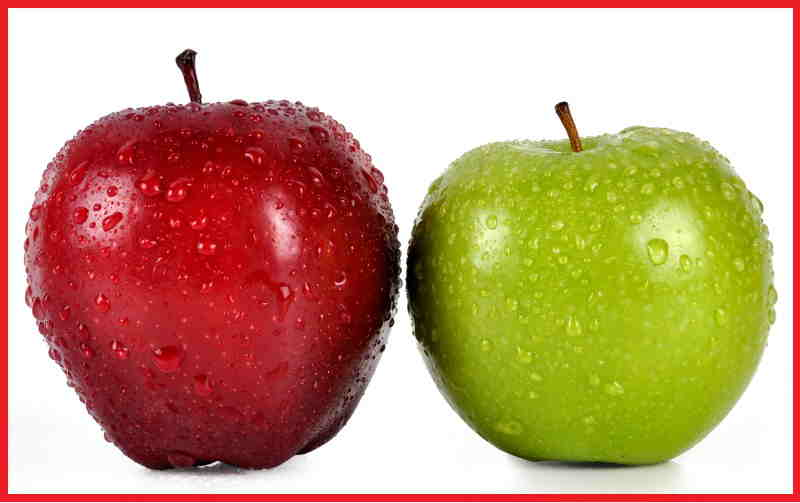
//> input picture COLOR_DETECTION/sample1.jpg, 800 x 503 px, given in place of sample4.mp4, which was not available
$ ./main   (built with g++ and OpenCV 4)
//> lines starting //> are read from the running program, lines starting //| are printed output that depends on the picture; after the words box and inside, x2 and y2 are one past the last pixel; in counts of white or black regions, pixels touching at a corner belong together; pictures that were not available may be replaced by others from this repository, and a replacement may not be noted
//This is the same color extraction tutorial but with a video
//We will be detecting and extracting red color from some smaple ironman videos

#include <opencv2/opencv.hpp>
using namespace cv;
Mat filter_red( Mat src)
{

    Mat redOnly,mask1,mask2;
    cvtColor(src,redOnly,CV_BGR2HSV);
    //getting hsv range for red color
    inRange(redOnly, Scalar(0, 120, 70), Scalar(10, 255, 255), mask1);
    inRange(redOnly, Scalar(170, 120, 70), Scalar(180, 255, 255), mask2);
    redOnly=mask1+mask2;
    return redOnly;
}
int main(int argc, char *argv[])
{
    //Capturing video object from file
    //inorder to use webcam simply put 0 as a parameter
    VideoCapture cap("sample4.mp4");
    //setting a standard size for our window
    Size size(650,450);
    while(true)
    {

     Mat frame;
     Mat gray;
     cap>>frame;
//> frame is the input picture: 503 rows x 800 cols, CV_8UC3; mean B, G, R 124.6, 158, 196.3
     resize(frame,frame,size);
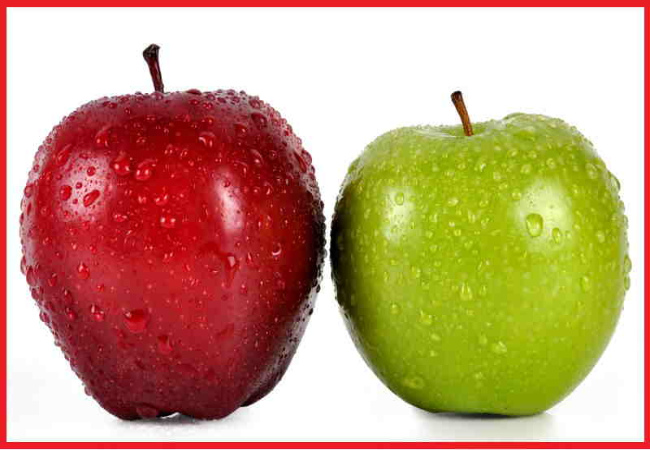
//> frame: 450 rows x 650 cols, CV_8UC3; mean B, G, R 124.6, 158, 196.2
     //for video adjusting video contrast and brightness
     // removing excess brightness
     frame=frame*0.5+30;
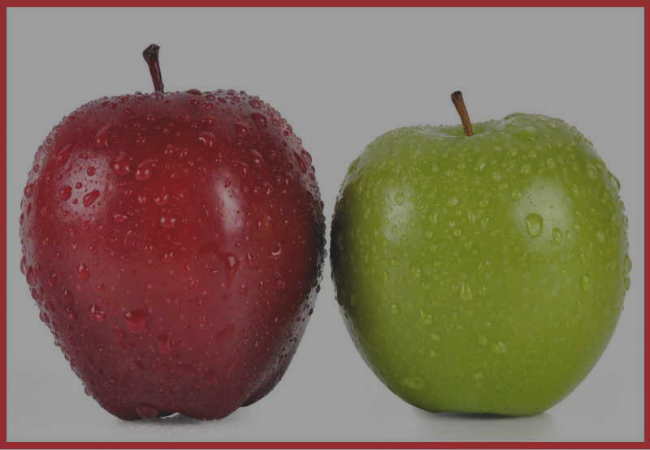
//> frame: 450 rows x 650 cols, CV_8UC3; mean B, G, R 92.4, 109.1, 128.2
     //for cam settings
     //frame=frame*0.5-15;
     gray=filter_red(frame);
//> in filter_red, `cvtColor(src,redOnly,CV_BGR2HSV);`: redOnly: 450 rows x 650 cols, CV_8UC3; mean H, S, V 62.2, 88, 130.8
//> in filter_red, `inRange(redOnly, Scalar(0, 120, 70), Scalar(10, 255, 255), mask1);`:
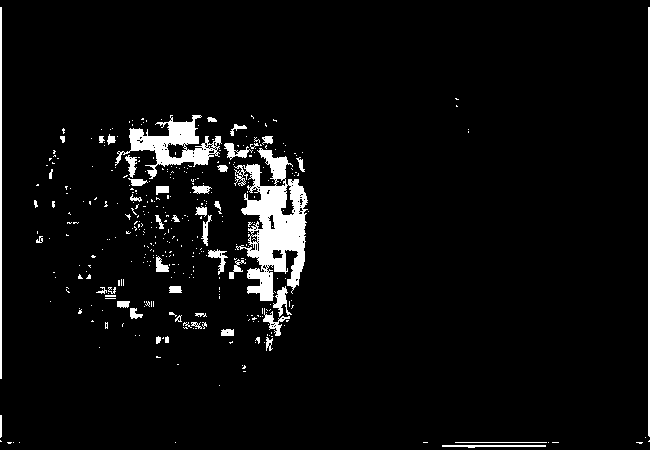
//> mask1: 450 rows x 650 cols, CV_8UC1; 4.7% white; 380 white regions (331 under 20 px), largest, box (x1, y1, x2, y2) and area: (234, 148, 308, 301) 5524, (115, 115, 222, 179) 2347, (648, 7, 650, 437) 859
//> in filter_red, `inRange(redOnly, Scalar(170, 120, 70), Scalar(180, 255, 255), mask2);`:
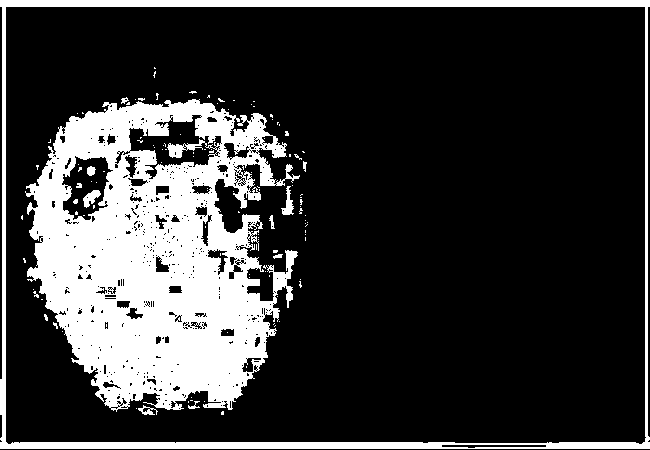
//> mask2: 450 rows x 650 cols, CV_8UC1; 22.2% white; 120 white regions (106 under 20 px), largest, box (x1, y1, x2, y2) and area: (25, 99, 300, 412) 51847, (0, 0, 650, 449) 11889, (281, 186, 294, 215) 173
//> in filter_red, `redOnly=mask1+mask2;`:
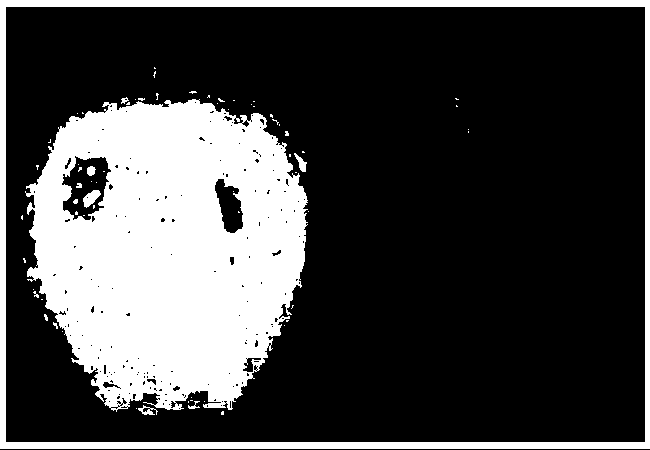
//> redOnly: 450 rows x 650 cols, CV_8UC1; 26.9% white; 68 white regions (57 under 20 px), largest, box (x1, y1, x2, y2) and area: (25, 99, 308, 412) 64008, (0, 0, 650, 449) 13885, (83, 190, 101, 208) 180
     Mat red;
     //adding main video frame with gray mask to get only red color
     frame.copyTo(red,gray);
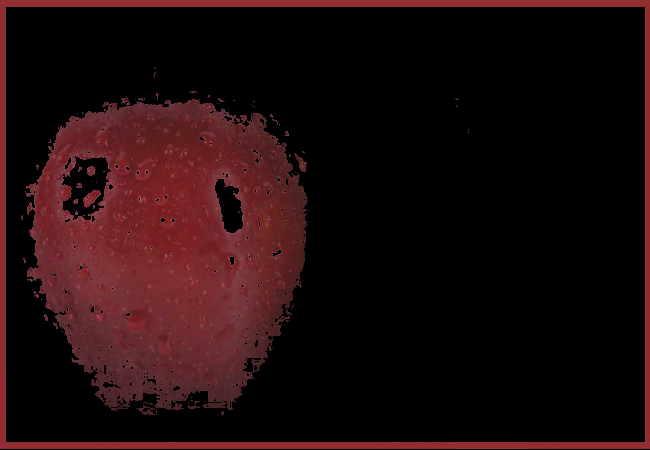
//> red: 450 rows x 650 cols, CV_8UC3; mean B, G, R 12.4, 11.4, 30.8
     //displaying everything for clear understanding
     imshow("VIDEO",frame);
     imshow("RED_MASK_VIDEO",gray);
     imshow("RED_ONLY",red);
     //setting esc to exit
     if(waitKey(50)==27)
//> the Esc key is pressed
      break;
    }
    //releasing video object
    cap.release();
    //destroying all windows
    destroyAllWindows();

    return 0;
}

$ run again, on COLOR_DETECTION/sample6.jpg
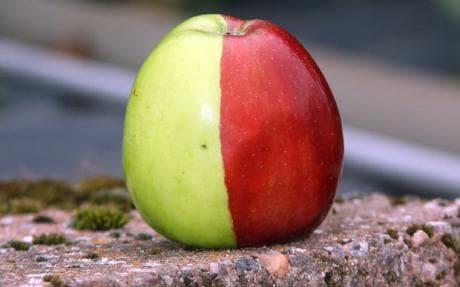
//> input picture COLOR_DETECTION/sample6.jpg, 460 x 287 px, given in place of sample4.mp4, which was not available
//> frame is the input picture: 287 rows x 460 cols, CV_8UC3; mean B, G, R 103.2, 114, 139.9
//> in filter_red, `inRange(redOnly, Scalar(0, 120, 70), Scalar(10, 255, 255), mask1);`:
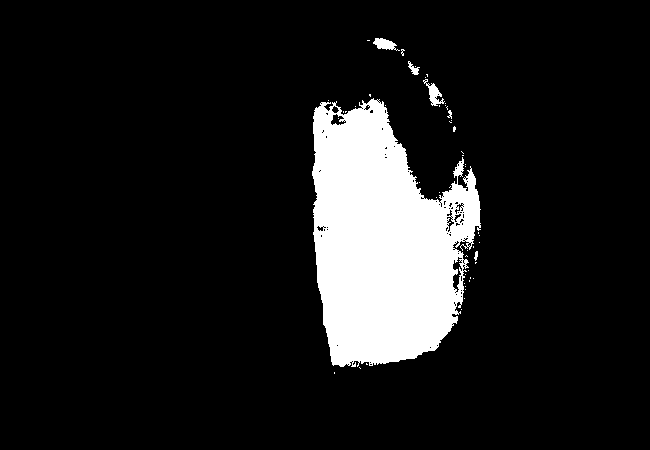
//> mask1: 450 rows x 650 cols, CV_8UC1; 11% white; 53 white regions (47 under 20 px), largest, box (x1, y1, x2, y2) and area: (312, 98, 481, 367) 31442, (423, 79, 445, 106) 220, (373, 38, 400, 51) 194, (408, 61, 420, 75) 73, (474, 251, 478, 261) 26, (447, 110, 452, 119) 24
//> mask2: 450 rows x 650 cols, CV_8UC1; 2.4% white; 84 white regions (73 under 20 px), largest, box (x1, y1, x2, y2) and area: (373, 44, 471, 207) 5707, (453, 226, 481, 287) 542, (453, 257, 462, 293) 160
//> `frame.copyTo(red,gray);`:
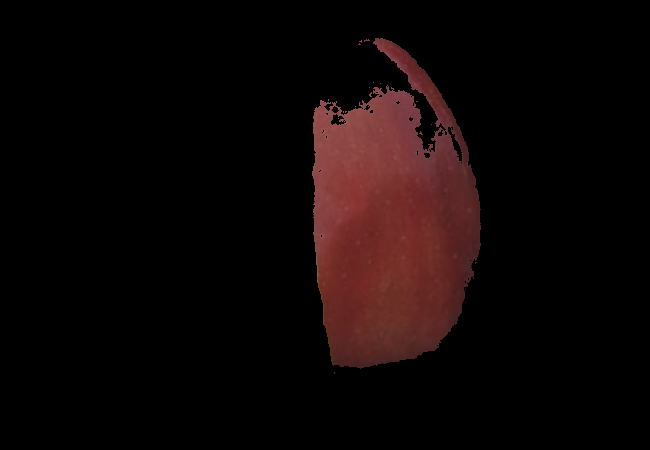
//> red: 450 rows x 650 cols, CV_8UC3; mean B, G, R 6.3, 6.6, 14.9
